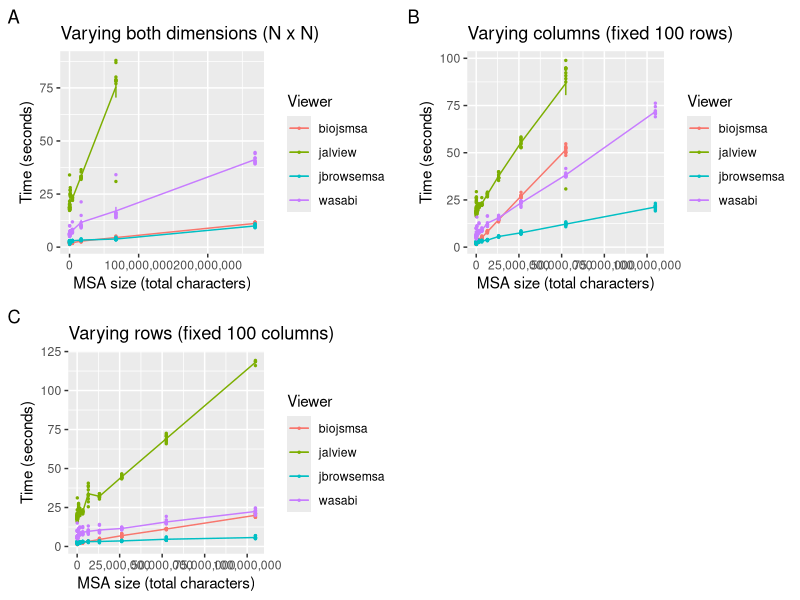
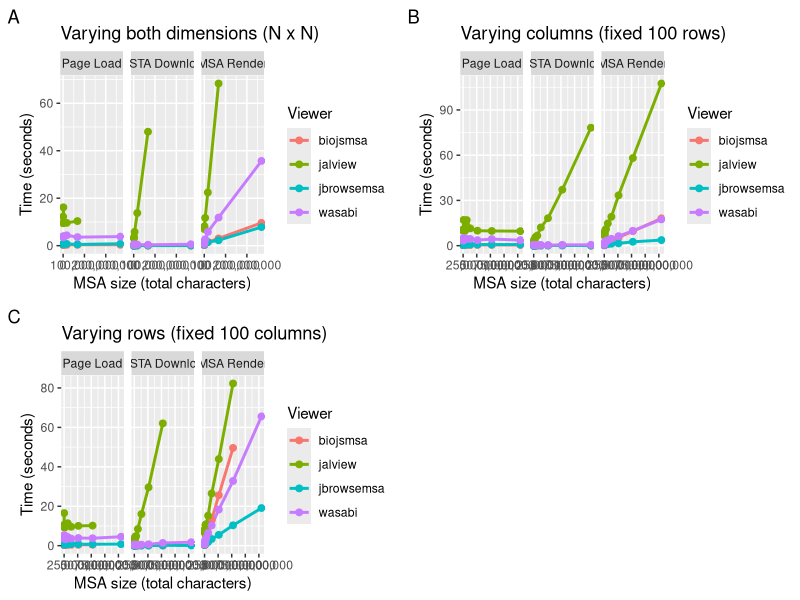
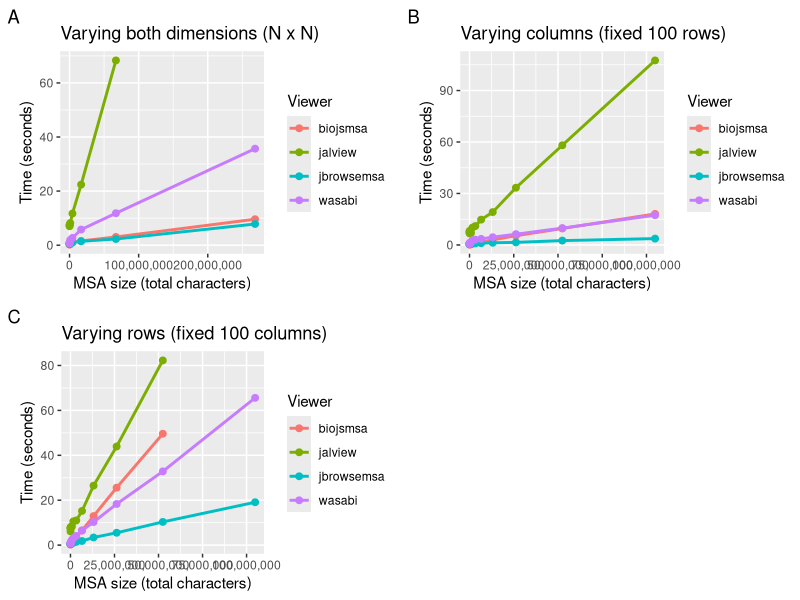
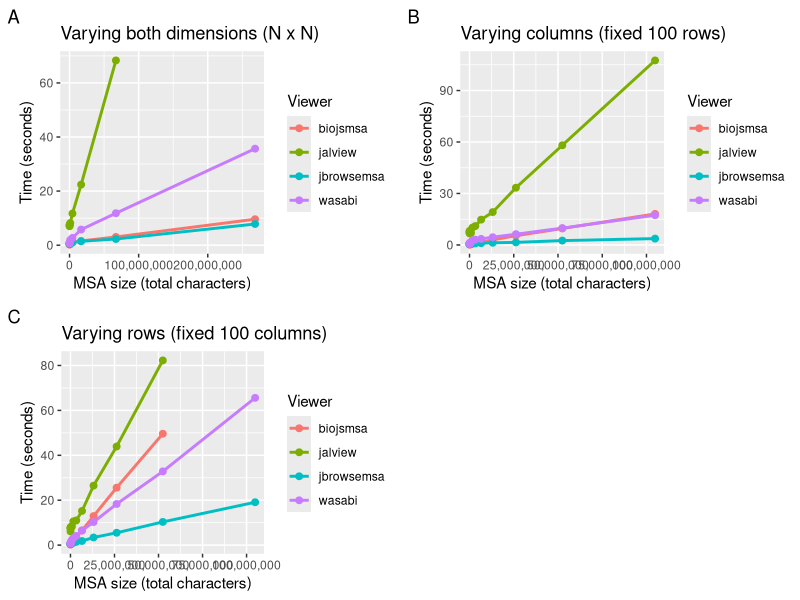
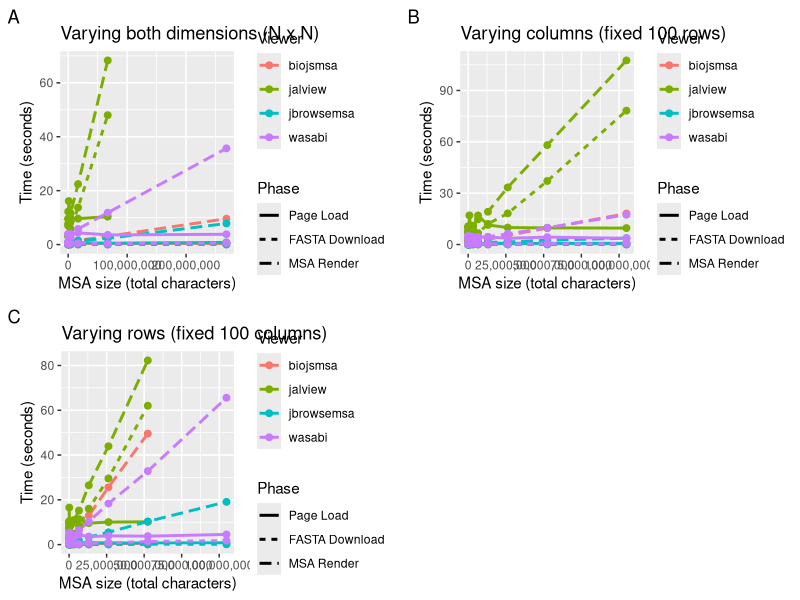

Write the R code that produced these figures, in order.
library(ggplot2)
library(gridExtra)
library(scales)
library(tidyr)
library(dplyr)


df <- read.table("varyXY.tsv", header = TRUE)
p1 <- ggplot(df, aes(x = size, y = time, color = program)) +
  geom_line(stat = "summary") +
  geom_errorbar(width = 0.2, stat = "summary") +
  geom_jitter(size = 0.5, position = position_jitter(width = 0.1, seed = 42)) +
  scale_x_continuous(labels = scales::comma) +
  labs(
    tag = "A",
    title = "Varying both dimensions (N x N)",
    x = "MSA size (total characters)",
    y = "Time (seconds)",
    color = "Viewer"
  )


df <- read.table("varyX.tsv", header = TRUE)
p2 <- ggplot(df, aes(x = size, y = time, color = program)) +
  geom_line(stat = "summary") +
  geom_errorbar(stat = "summary", aes(width = 20000)) +
  geom_jitter(size = 0.5, position = position_jitter(width = 0.1, seed = 42)) +
  scale_x_continuous(labels = scales::comma) +
  labs(
    tag = "B",
    title = "Varying columns (fixed 100 rows)",
    x = "MSA size (total characters)",
    y = "Time (seconds)",
    color = "Viewer"
  )


df <- read.table("varyY.tsv", header = TRUE)
p3 <- ggplot(df, aes(x = size, y = time, color = program)) +
  geom_line(stat = "summary") +
  geom_errorbar(width = 0.2, stat = "summary") +
  geom_jitter(size = 0.5, position = position_jitter(width = 0.1, seed = 42)) +
  scale_x_continuous(labels = scales::comma) +
  labs(
    tag = "C",
    title = "Varying rows (fixed 100 columns)",
    x = "MSA size (total characters)",
    y = "Time (seconds)",
    color = "Viewer"
  )


res <- grid.arrange(p1, p2, p3, nrow = 2)
ggsave("img/all.png", res, width = 14, height = 9)


# Timing breakdown visualization
if (file.exists("timings.tsv") && length(readLines("timings.tsv")) > 1) {
timings <- read.table("timings.tsv", header = TRUE)
timings$size <- timings$x_size * timings$y_size
timings$pageLoadTime <- timings$pageLoadTime / 1000
timings$fastaDownloadTime <- timings$fastaDownloadTime / 1000
timings$renderTime <- timings$renderTime / 1000

# Split into three categories
timings_varyXY <- timings %>% filter(x_size == y_size)
timings_varyX <- timings %>% filter(x_size == 100 & y_size != 100)
timings_varyY <- timings %>% filter(y_size == 100 & x_size != 100)

# Helper function to create timing summary
create_timing_summary <- function(data) {
  data %>%
    group_by(program, size, x_size, y_size) %>%
    summarise(
      pageLoadTime = mean(pageLoadTime),
      fastaDownloadTime = mean(fastaDownloadTime),
      renderTime = mean(renderTime),
      .groups = "drop"
    )
}

summary_varyXY <- create_timing_summary(timings_varyXY)
summary_varyX <- create_timing_summary(timings_varyX)
summary_varyY <- create_timing_summary(timings_varyY)

# Helper function for timing breakdown line plot
create_breakdown_plot <- function(data, title_text, tag_text) {
  timings_long <- data %>%
    pivot_longer(
      cols = c(pageLoadTime, fastaDownloadTime, renderTime),
      names_to = "phase",
      values_to = "time"
    ) %>%
    mutate(phase = factor(phase,
      levels = c("pageLoadTime", "fastaDownloadTime", "renderTime"),
      labels = c("Page Load", "FASTA Download", "MSA Render")
    ))

  ggplot(timings_long, aes(x = size, y = time, color = program)) +
    geom_line(linewidth = 1) +
    geom_point(size = 2) +
    facet_wrap(~phase, nrow = 1) +
    scale_x_continuous(labels = scales::comma) +
    labs(
      tag = tag_text,
      x = "MSA size (total characters)",
      y = "Time (seconds)",
      color = "Viewer",
      title = title_text
    )
}

p4a <- create_breakdown_plot(summary_varyXY, "Varying both dimensions (N x N)", "A")
p4b <- create_breakdown_plot(summary_varyX, "Varying columns (fixed 100 rows)", "B")
p4c <- create_breakdown_plot(summary_varyY, "Varying rows (fixed 100 columns)", "C")

res_breakdown <- grid.arrange(p4a, p4b, p4c, nrow = 2)
ggsave("img/timing_breakdown.png", res_breakdown, width = 18, height = 9)


# MSA render time only (excluding page load and FASTA download)
create_render_only_plot <- function(data, title_text, tag_text) {
  ggplot(data, aes(x = size, y = renderTime, color = program)) +
    geom_line(linewidth = 1) +
    geom_point(size = 2) +
    scale_x_continuous(labels = scales::comma) +
    labs(
      tag = tag_text,
      x = "MSA size (total characters)",
      y = "Time (seconds)",
      color = "Viewer",
      title = title_text
    )
}

p5a <- create_render_only_plot(summary_varyXY, "Varying both dimensions (N x N)", "A")
p5b <- create_render_only_plot(summary_varyX, "Varying columns (fixed 100 rows)", "B")
p5c <- create_render_only_plot(summary_varyY, "Varying rows (fixed 100 columns)", "C")

res_render_only <- grid.arrange(p5a, p5b, p5c, nrow = 2)
ggsave("img/render_time_only.png", res_render_only, width = 14, height = 9)


# Line chart version of render time
create_render_line_plot <- function(data, title_text, tag_text) {
  ggplot(data, aes(x = size, y = renderTime, color = program)) +
    geom_line(linewidth = 1) +
    geom_point(size = 2) +
    scale_x_continuous(labels = scales::comma) +
    labs(
      tag = tag_text,
      x = "MSA size (total characters)",
      y = "Time (seconds)",
      color = "Viewer",
      title = title_text
    )
}

p6a <- create_render_line_plot(summary_varyXY, "Varying both dimensions (N x N)", "A")
p6b <- create_render_line_plot(summary_varyX, "Varying columns (fixed 100 rows)", "B")
p6c <- create_render_line_plot(summary_varyY, "Varying rows (fixed 100 columns)", "C")

res_render_line <- grid.arrange(p6a, p6b, p6c, nrow = 2)
ggsave("img/render_time_line.png", res_render_line, width = 14, height = 9)


# Timing breakdown as line chart (shows scaling trends)
create_phase_line_plot <- function(data, title_text, tag_text) {
  timings_line <- data %>%
    pivot_longer(
      cols = c(pageLoadTime, fastaDownloadTime, renderTime),
      names_to = "phase",
      values_to = "time"
    ) %>%
    mutate(phase = factor(phase,
      levels = c("pageLoadTime", "fastaDownloadTime", "renderTime"),
      labels = c("Page Load", "FASTA Download", "MSA Render")
    ))

  ggplot(timings_line, aes(x = size, y = time, color = program, linetype = phase)) +
    geom_line(linewidth = 1) +
    geom_point(size = 2) +
    scale_x_continuous(labels = scales::comma) +
    labs(
      tag = tag_text,
      x = "MSA size (total characters)",
      y = "Time (seconds)",
      color = "Viewer",
      linetype = "Phase",
      title = title_text
    )
}

p7a <- create_phase_line_plot(summary_varyXY, "Varying both dimensions (N x N)", "A")
p7b <- create_phase_line_plot(summary_varyX, "Varying columns (fixed 100 rows)", "B")
p7c <- create_phase_line_plot(summary_varyY, "Varying rows (fixed 100 columns)", "C")

res_phase_line <- grid.arrange(p7a, p7b, p7c, nrow = 2)
ggsave("img/timing_by_phase_line.png", res_phase_line, width = 14, height = 9)
}
